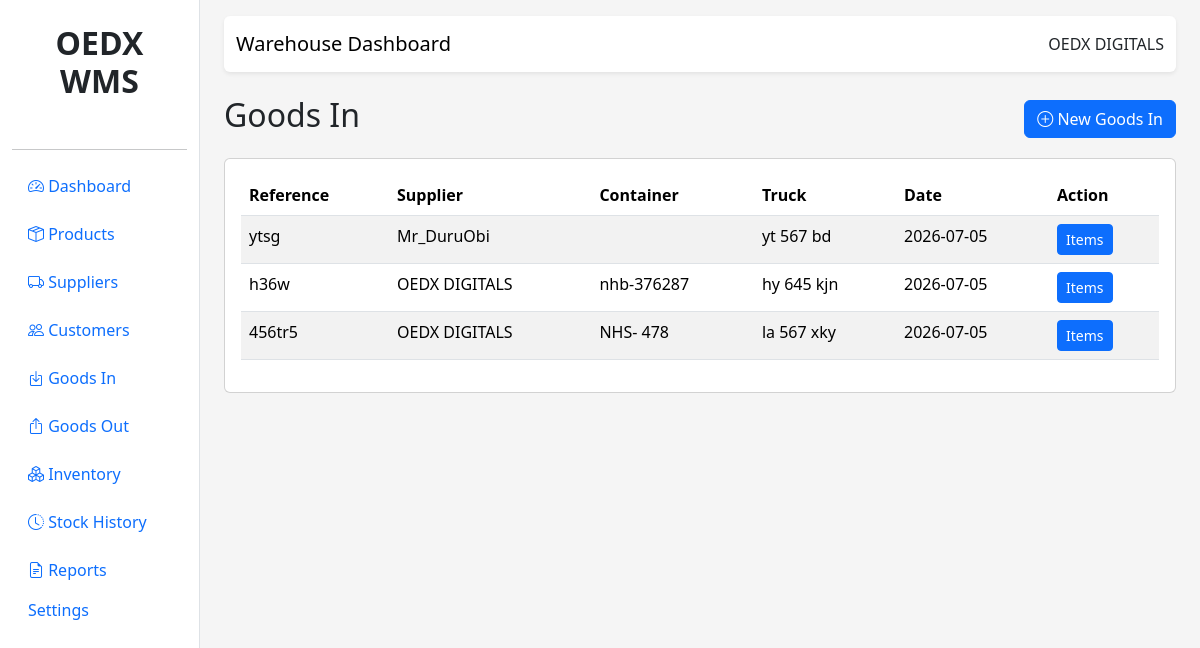
The page /goods-in/ (signed in) on the database its author committed.
### app/models/goods_in.py (models this page shows, shortened)
class GoodsIn(db.Model):
    __tablename__ = "goods_in"
    id = db.Column(db.Integer, primary_key=True)
    reference_no = db.Column(
        db.String(100),
        unique=True,
        nullable=False
    )
    supplier_id = db.Column(
        db.Integer,
        db.ForeignKey("suppliers.id"),
        nullable=False
    )
    container_number = db.Column(db.String(100))
    truck_number = db.Column(db.String(100))
    driver_name = db.Column(db.String(100))
    received_by = db.Column(db.String(100))
    received_date = db.Column(
        db.DateTime,
        default=datetime.utcnow
    )
    remarks = db.Column(db.Text)
    items = db.relationship(
        "GoodsInItem",
        backref="goods_in",
        lazy=True,
        cascade="all, delete-orphan"
    )

### app/models/supplier.py (models this page shows, shortened)
class Supplier(db.Model):
    __tablename__ = "suppliers"
    id = db.Column(db.Integer, primary_key=True)
    company_name = db.Column(
        db.String(150),
        nullable=False
    )
    contact_person = db.Column(db.String(100))
    phone = db.Column(db.String(50))
    email = db.Column(db.String(100))
    address = db.Column(db.Text)
    goods_in = db.relationship(
        "GoodsIn",
        backref="supplier",
        lazy=True
    )
    batches = db.relationship(
        "Batch",
        backref="supplier",
        lazy=True
    )

### app/blueprints/goods_in.py (the view)
@goods_in_bp.route("/")
@login_required
def index():
    records = GoodsIn.query.order_by(GoodsIn.id.desc()).all()
    return render_template(
        "goods_in/list.html",
        records=records,
    )

### app/utils/auth.py (called while the page is built)
def login_required(view):
    @wraps(view)
    def wrapped(*args, **kwargs):
        if "user_id" not in session:
            return redirect(
                url_for("auth.login")
            )
        return view(*args, **kwargs)
    return wrapped

### templates/goods_in/list.html
{% extends "base.html" %}
{% block content %}
<div class="d-flex justify-content-between align-items-center mb-3">
    <h2>Goods In</h2>
    <a href="{{ url_for('goods_in.new') }}"
       class="btn btn-primary">
        <i class="bi bi-plus-circle"></i>
        New Goods In
    </a>
</div>
<div class="card">
<div class="card-body">
<table class="table table-striped">
<thead>
<tr>
<th>Reference</th>
<th>Supplier</th>
<th>Container</th>
<th>Truck</th>
<th>Date</th>
<th>Action</th>
</tr>
</thead>
<tbody>
{% for record in records %}
<tr>
    <td>{{ record.reference_no }}</td>
    <td>
        {% if record.supplier_id %}
            {{ record.supplier.company_name if record.supplier else "-" }}
        {% else %}
            -
        {% endif %}
    </td>
    <td>{{ record.container_number }}</td>
    <td>{{ record.truck_number }}</td>
    <td>{{ record.received_date.strftime("%Y-%m-%d") }}</td>
    <td>
	<a href="{{ url_for('goods_in.items', goods_in_id=record.id) }}"
	class="btn btn-primary btn-sm">
	Items
	</a>
    </td>
</tr>
{% else %}
<tr>
    <td colspan="6" class="text-center">
        No Goods In records.
    </td>
</tr>
{% endfor %}
</tbody>
</table>
</div>
</div>
{% endblock %}

### static/css/style.css (style rules this page uses)
body { background:#f5f5f5; }

### rows shown on the page
GoodsIn: reference_no "ytsg", supplier "Mr_DuruObi", truck_number "yt 567 bd", received_date "2026-07-05"
GoodsIn: reference_no "h36w", supplier "OEDX DIGITALS", container_number "nhb-376287", truck_number "hy 645 kjn", received_date "2026-07-05"
GoodsIn: reference_no "456tr5", supplier "OEDX DIGITALS", container_number "NHS- 478", truck_number "la 567 xky", received_date "2026-07-05"
